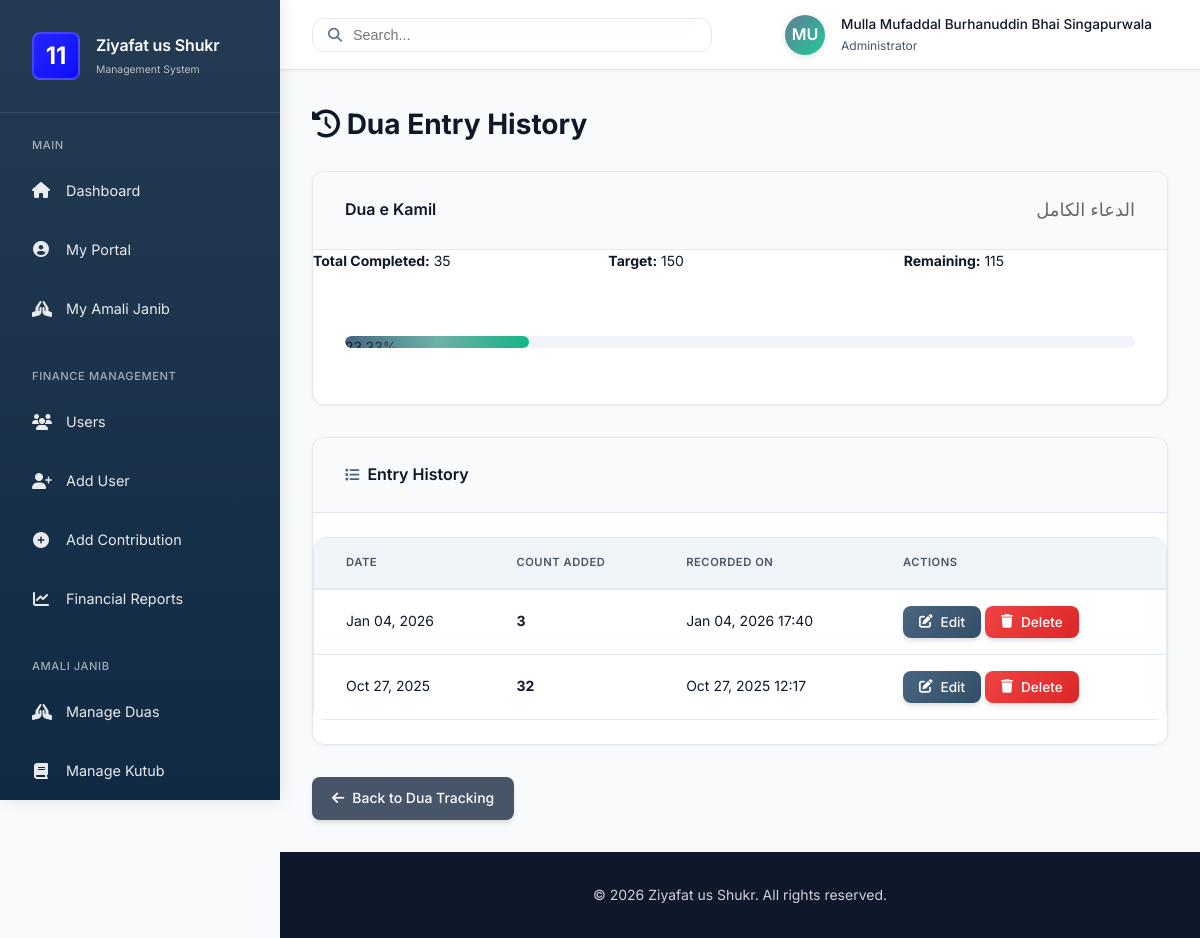
/user/dua_history.php?dua_id=1 (signed in), run on the app's committed database.
### tables this page shows
CREATE TABLE `users` (
  `id` int(10) UNSIGNED NOT NULL,
  `its_number` varchar(50) NOT NULL,
  `tr_number` varchar(50) DEFAULT NULL,
  `category` enum('Surat','Marol','Karachi','Nairobi','Muntasib') DEFAULT NULL,
  `classification` enum('Talabat','Taalebaat','Muntasebeen','Muntasebaat') NOT NULL,
  `name` varchar(100) NOT NULL,
  `email` varchar(100) NOT NULL,
  `phone_number` varchar(20) DEFAULT NULL,
  `password` varchar(255) NOT NULL,
  `role` enum('user','admin') DEFAULT 'user',
  `admin_type` enum('super_admin','finance_admin','amali_coordinator','surat_amali_coordinator','marol_amali_coordinator','karachi_amali_coordinator','nairobi_amali_coordinator') DEFAULT NULL,
  `created_at` timestamp NOT NULL DEFAULT current_timestamp()
);

CREATE TABLE `duas_master` (
  `id` int(10) UNSIGNED NOT NULL,
  `dua_name` varchar(255) NOT NULL,
  `dua_name_arabic` varchar(255) DEFAULT NULL,
  `category` enum('dua','tasbeeh','namaz') DEFAULT 'dua',
  `target_count` int(11) NOT NULL DEFAULT 100,
  `description` text DEFAULT NULL,
  `is_active` tinyint(1) DEFAULT 1,
  `display_order` int(11) DEFAULT 0,
  `created_at` timestamp NOT NULL DEFAULT current_timestamp(),
  `updated_at` timestamp NOT NULL DEFAULT current_timestamp() ON UPDATE current_timestamp()
);

CREATE TABLE `dua_entries` (
  `id` int(10) UNSIGNED NOT NULL,
  `user_id` int(11) NOT NULL,
  `dua_id` int(11) NOT NULL,
  `count_added` int(11) NOT NULL,
  `entry_date` date NOT NULL,
  `notes` text DEFAULT NULL,
  `created_at` timestamp NOT NULL DEFAULT current_timestamp()
);

### includes/functions.php (called while the page is built, shortened)
<?php
function is_logged_in() {
    return isset($_SESSION['user_id']);
}
function is_admin() {
    return isset($_SESSION['role']) && $_SESSION['role'] === 'admin';
}
function is_super_admin() {
    return isset($_SESSION['role']) && $_SESSION['role'] === 'admin'
           && isset($_SESSION['admin_type']) && $_SESSION['admin_type'] === 'super_admin';
}
function has_finance_access() {
    return is_super_admin() || is_finance_admin();
}
function has_amali_access() {
    return is_super_admin() || is_amali_coordinator() || is_category_amali_coordinator();
}
function get_user_by_id($conn, $user_id) {
    $sql = "SELECT * FROM users WHERE id = ?";
    $stmt = $conn->prepare($sql);
    $stmt->bind_param("i", $user_id);
    $stmt->execute();
    $result = $stmt->get_result();
    return $result->fetch_assoc();
}
function get_dua_entries($conn, $user_id, $dua_id = null) {
    if ($dua_id) {
        $sql = "SELECT de.*, dm.dua_name
                FROM dua_entries de
                JOIN duas_master dm ON de.dua_id = dm.id
                WHERE de.user_id = ? AND de.dua_id = ?
                ORDER BY de.entry_date DESC, de.created_at DESC";
        $stmt = $conn->prepare($sql);
        $stmt->bind_param("ii", $user_id, $dua_id);
    }
    $stmt->execute();
    return $stmt->get_result();
}
?>

### user/dua_history.php (the view, shortened to what this page needs)
<?php
require_once '../config/database.php';
require_once '../includes/functions.php';
$css_path = '../assets/css/';
$user_id = $_SESSION['user_id'];
$dua_id = isset($_GET['dua_id']) ? intval($_GET['dua_id']) : null;
if ($dua_id) {
    $sql = "SELECT * FROM duas_master WHERE id = ?";
    $stmt = $conn->prepare($sql);
    $stmt->bind_param("i", $dua_id);
    $stmt->execute();
    $dua = $stmt->get_result()->fetch_assoc();
    $entries = get_dua_entries($conn, $user_id, $dua_id);
    $sql = "SELECT COALESCE(SUM(count_added), 0) as total FROM dua_entries WHERE user_id = ? AND dua_id = ?";
    $stmt = $conn->prepare($sql);
    $stmt->bind_param("ii", $user_id, $dua_id);
    $stmt->execute();
    $total_count = $stmt->get_result()->fetch_assoc()['total'];
} else {
    header('Location: dua_tracking.php');
    exit();
}
require_once '../includes/header.php';
?>
<div class="container">
    <h1 class="mb-3"><i class="fas fa-history"></i> Dua Entry History</h1>
    <div class="card">
        <div class="card-header">
            <h3><?php echo htmlspecialchars($dua['dua_name']); ?></h3>
            <p dir="rtl" style="font-size: 18px; color: #666;"><?php echo htmlspecialchars($dua['dua_name_arabic']); ?></p>
        </div>
        <div class="stats-grid" style="grid-template-columns: repeat(3, 1fr);">
            <div>
                <strong>Total Completed:</strong> <?php echo $total_count; ?>
            </div>
            <div>
                <strong>Target:</strong> <?php echo $dua['target_count']; ?>
            </div>
            <div>
                <strong>Remaining:</strong> <?php echo max(0, $dua['target_count'] - $total_count); ?>
            </div>
        </div>
        <div class="progress-container">
            <div class="progress-bar">
                <div class="progress-fill" style="width: <?php echo min(round(($total_count / $dua['target_count']) * 100, 2), 100); ?>%">
                    <?php echo min(round(($total_count / $dua['target_count']) * 100, 2), 100); ?>%
                </div>
            </div>
        </div>
    </div>
    <div class="card">
        <div class="card-header">
            <h3><i class="fas fa-list"></i> Entry History</h3>
        </div>
        <div class="table-container">
            <?php if ($entries->num_rows > 0): ?>
                <table>
                    <thead>
                        <tr>
                            <th>Date</th>
                            <th>Count Added</th>
                            <th>Recorded On</th>
                            <th>Actions</th>
                        </tr>
                    </thead>
                    <tbody>
                        <?php while ($entry = $entries->fetch_assoc()): ?>
                            <tr>
                                <td><?php echo date('M d, Y', strtotime($entry['entry_date'])); ?></td>
                                <td><strong><?php echo $entry['count_added']; ?></strong></td>
                                <td><?php echo date('M d, Y H:i', strtotime($entry['created_at'])); ?></td>
                                <td>
                                    <button onclick="editEntry(<?php echo htmlspecialchars(json_encode($entry)); ?>)" class="btn btn-sm btn-primary">
                                        <i class="fas fa-edit"></i> Edit
                                    </button>
                                    <form method="POST" style="display:inline;" onsubmit="return confirm('Delete this entry?');">
                                        <button type="submit" class="btn btn-sm btn-danger">
                                            <i class="fas fa-trash"></i> Delete
                                        </button>
                                    </form>
                                </td>
                            </tr>
                        <?php endwhile; ?>
                    </tbody>
                </table>
            <?php else: ?>
                <p class="text-center">No entries found.</p>
            <?php endif; ?>
        </div>
    </div>
    <div class="action-buttons">
        <a href="dua_tracking.php" class="btn btn-secondary">
            <i class="fas fa-arrow-left"></i> Back to Dua Tracking
        </a>
    </div>
</div>
<?php require_once '../includes/footer.php'; ?>

### includes/header.php (shortened to what this page needs)
<?php
require_once __DIR__ . '/functions.php';
?>
<!DOCTYPE html>
<html lang="en">
<head>
    <link rel="stylesheet" href="<?php echo isset($css_path) ? $css_path : '../assets/css/'; ?>style.css">
    <link rel="stylesheet" href="https://cdnjs.cloudflare.com/ajax/libs/font-awesome/6.4.0/css/all.min.css">
</head>
<body>
    <?php if (is_logged_in()): ?>
        <div class="app-layout">
            <aside class="sidebar" id="sidebar">
                <div class="sidebar-header">
                    <div class="sidebar-brand">
                        <div class="sidebar-brand-logo" style="width: 48px; height: 48px; display: flex; align-items: center; justify-content: center; font-size: 24px; font-weight: bold; background-color: BLUE; color: white; border-radius: 8px;">
                            11
                        </div>
                        <div class="sidebar-brand-text">
                            <h2>Ziyafat us Shukr</h2>
                            <p>Management System</p>
                        </div>
                    </div>
                </div>
                <nav class="sidebar-nav">
                    <?php if (is_admin()): ?>
                        <div class="nav-section">
                            <div class="nav-section-title">Main</div>
                            <div class="nav-item">
                                <a href="../admin/index.php" class="nav-link <?php echo basename($_SERVER['PHP_SELF']) == 'index.php' && strpos($_SERVER['PHP_SELF'], 'admin') !== false ? 'active' : ''; ?>">
                                    <i class="fas fa-home"></i>
                                    <span>Dashboard</span>
                                </a>
                            </div>
                            <div class="nav-item">
                                <a href="../user/index.php" class="nav-link <?php echo strpos($_SERVER['PHP_SELF'], 'user/index.php') !== false ? 'active' : ''; ?>">
                                    <i class="fas fa-user-circle"></i>
                                    <span>My Portal</span>
                                </a>
                            </div>
                            <div class="nav-item">
                                <a href="../user/amali_janib.php" class="nav-link <?php echo strpos($_SERVER['PHP_SELF'], 'user/amali_janib.php') !== false || strpos($_SERVER['PHP_SELF'], 'user/quran_tracking.php') !== false || strpos($_SERVER['PHP_SELF'], 'user/dua_tracking.php') !== false || strpos($_SERVER['PHP_SELF'], 'user/book_transcription.php') !== false ? 'active' : ''; ?>">
                                    <i class="fas fa-hands-praying"></i>
                                    <span>My Amali Janib</span>
                                </a>
                            </div>
                        </div>
                        <?php if (has_finance_access()): ?>
                            <div class="nav-section">
                                <div class="nav-section-title">Finance Management</div>
                                <div class="nav-item">
                                    <a href="../admin/view_users.php" class="nav-link <?php echo basename($_SERVER['PHP_SELF']) == 'view_users.php' ? 'active' : ''; ?>">
                                        <i class="fas fa-users"></i>
                                        <span>Users</span>
                                    </a>
                                </div>
                                <div class="nav-item">
                                    <a href="../admin/add_user.php" class="nav-link <?php echo basename($_SERVER['PHP_SELF']) == 'add_user.php' ? 'active' : ''; ?>">
                                        <i class="fas fa-user-plus"></i>
                                        <span>Add User</span>
                                    </a>
                                </div>
                                <div class="nav-item">
                                    <a href="../admin/add_contribution.php" class="nav-link <?php echo basename($_SERVER['PHP_SELF']) == 'add_contribution.php' ? 'active' : ''; ?>">
                                        <i class="fas fa-plus-circle"></i>
                                        <span>Add Contribution</span>
                                    </a>
                                </div>
                                <div class="nav-item">
                                    <a href="../admin/reports.php" class="nav-link <?php echo basename($_SERVER['PHP_SELF']) == 'reports.php' ? 'active' : ''; ?>">
                                        <i class="fas fa-chart-line"></i>
                                        <span>Financial Reports</span>
                                    </a>
                                </div>
                            </div>
                        <?php endif; ?>
                        <?php if (has_amali_access()): ?>
                            <div class="nav-section">
                                <div class="nav-section-title">Amali Janib</div>
                                <div class="nav-item">
                                    <a href="../admin/manage_duas.php" class="nav-link <?php echo basename($_SERVER['PHP_SELF']) == 'manage_duas.php' ? 'active' : ''; ?>">
                                        <i class="fas fa-hands-praying"></i>
                                        <span>Manage Duas</span>
                                    </a>
                                </div>
                                <div class="nav-item">
                                    <a href="../admin/manage_books.php" class="nav-link <?php echo basename($_SERVER['PHP_SELF']) == 'manage_books.php' ? 'active' : ''; ?>">
                                        <i class="fas fa-book"></i>
                                        <span>Manage Kutub</span>
                                    </a>
                                </div>
                            </div>
                        <?php endif; ?>
                    <?php endif; ?>
                </nav>
            </aside>
            <div class="main-wrapper">
                <header class="topbar">
                    <div class="topbar-left">
                        <div class="topbar-search">
                            <i class="fas fa-search"></i>
                            <input type="text" placeholder="Search...">
                        </div>
                    </div>
                    <div class="topbar-right">
                        <div class="topbar-user">
                            <div class="user-avatar">
                                <?php
                                $logged_in_user = get_user_by_id($GLOBALS['conn'], $_SESSION['user_id']);
                                echo strtoupper(substr($logged_in_user['name'], 0, 2));
                                ?>
                            </div>
                            <div class="user-info">
                                <h4><?php echo htmlspecialchars($logged_in_user['name']); ?></h4>
                                <p><?php echo is_admin() ? 'Administrator' : 'User'; ?></p>
                            </div>
                        </div>
                    </div>
                </header>
                <main class="main-content">
                <?php else: ?>
                <?php endif; ?>

### data on the page
users: name "MU", name "Mulla Mufaddal Burhanuddin Bhai Singapurwala"
duas_master: dua_name "Dua e Kamil", dua_name_arabic "الدعاء الكامل", target_count "150"
dua_entries: entry_date "Jan 04, 2026", count_added "3", created_at "Jan 04, 2026 17:40"
dua_entries: entry_date "Oct 27, 2025", count_added "32", created_at "Oct 27, 2025 12:17"

### other printed values
$total_count "35"
max(0, $dua['target_count'] - $total_count) "115"
